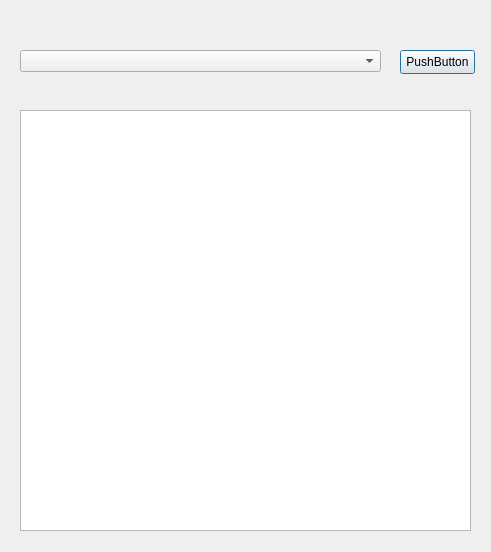
<?xml version="1.0" encoding="UTF-8"?>
<ui version="4.0">
 <class>Dialog</class>
 <widget class="QDialog" name="Dialog">
  <property name="geometry">
   <rect>
    <x>0</x>
    <y>0</y>
    <width>491</width>
    <height>552</height>
   </rect>
  </property>
  <property name="windowTitle">
   <string>Dialog</string>
  </property>
  <widget class="QComboBox" name="windowComboBox">
   <property name="geometry">
    <rect>
     <x>20</x>
     <y>50</y>
     <width>361</width>
     <height>22</height>
    </rect>
   </property>
  </widget>
  <widget class="QPushButton" name="translateButton">
   <property name="geometry">
    <rect>
     <x>400</x>
     <y>50</y>
     <width>75</width>
     <height>24</height>
    </rect>
   </property>
   <property name="text">
    <string>PushButton</string>
   </property>
  </widget>
  <widget class="QPlainTextEdit" name="translatedTextsEdit">
   <property name="geometry">
    <rect>
     <x>20</x>
     <y>110</y>
     <width>451</width>
     <height>421</height>
    </rect>
   </property>
   <property name="readOnly">
    <bool>true</bool>
   </property>
  </widget>
 </widget>
 <resources/>
 <connections/>
</ui>
